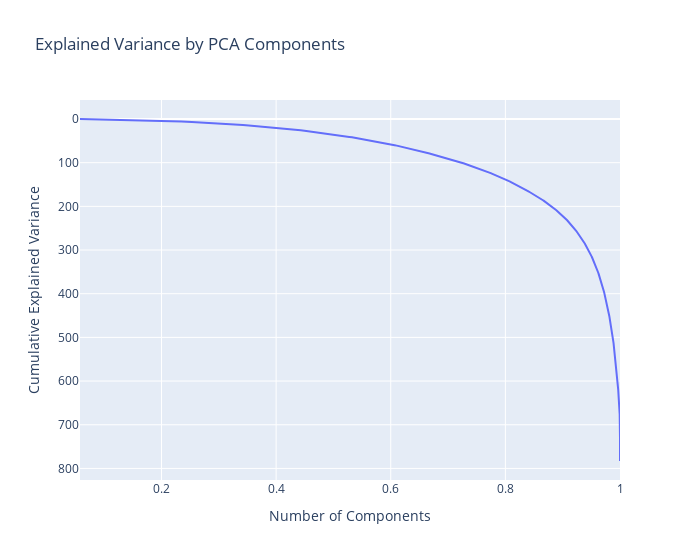

Write notebook code for a chart like this one.
### Code cell
fig = px.line(
    x= variance_ratio_cumsum,
    labels={'x': 'Number of Components', 'y': 'Cumulative Explained Variance'},
    title='Explained Variance by PCA Components',
    width= 700,
    
)

fig.update_layout(yaxis=dict(autorange='reversed'))

fig.show()

### Figure 1 — Plotly figure (JSON) as saved in the notebook; plotly's stock layout.template omitted (floating-point values rounded to 4 significant figures; data arrays with more than 128 entries replaced by an {"elided": "..."} marker saying what was removed)
{"data": [{"hovertemplate": "Number of Components=%{x}<br>Cumulative Explained Variance=%{y}<extra></extra>", "legendgroup": "", "line": {"color": "#636efa", "dash": "solid"}, "marker": {"symbol": "circle"}, "mode": "lines", "name": "", "orientation": "h", "showlegend": false, "type": "scatter", "x": {"elided": "784 float values"}, "xaxis": "x", "y": {"elided": "784 int values"}, "yaxis": "y"}], "layout": {"legend": {"tracegroupgap": 0}, "title": {"text": "Explained Variance by PCA Components"}, "width": 700, "xaxis": {"anchor": "y", "domain": [0, 1], "title": {"text": "Number of Components"}}, "yaxis": {"anchor": "x", "autorange": "reversed", "domain": [0, 1], "title": {"text": "Cumulative Explained Variance"}}}}
